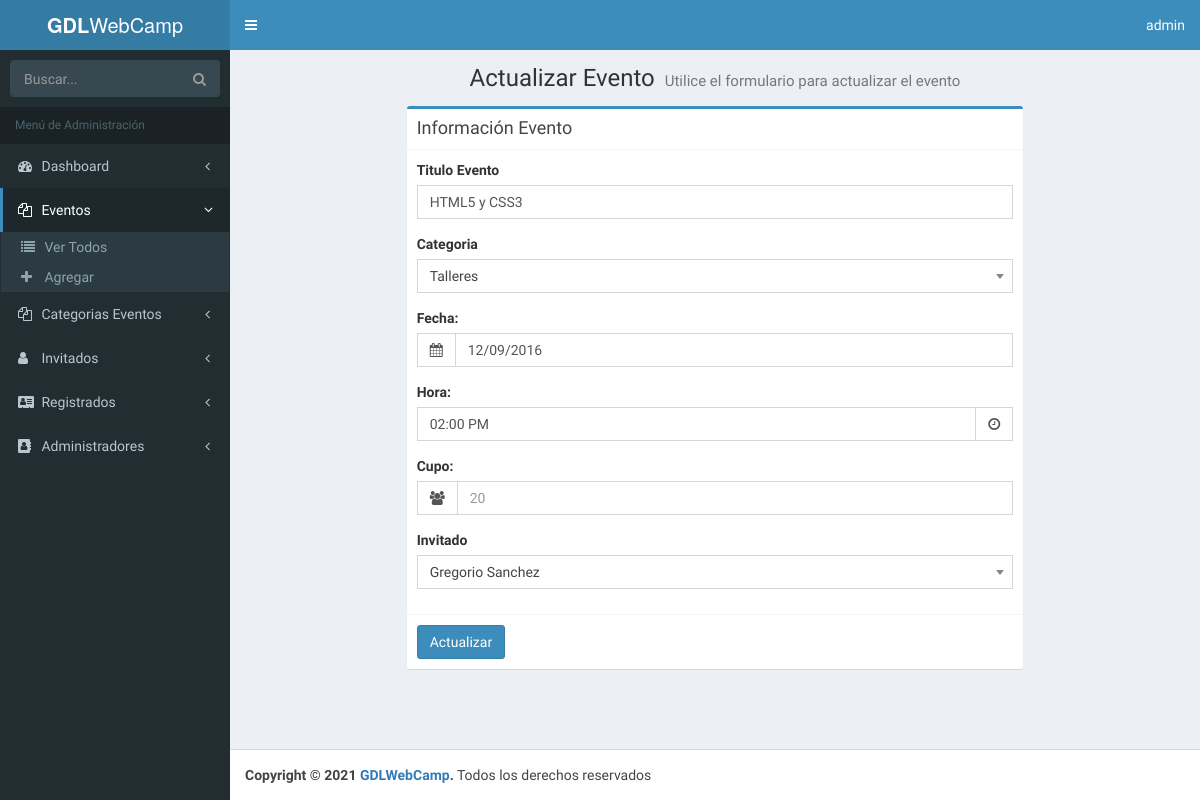
/admin/editar-evento.php?id=4 (signed in), run on an earlier commit of the app's database.
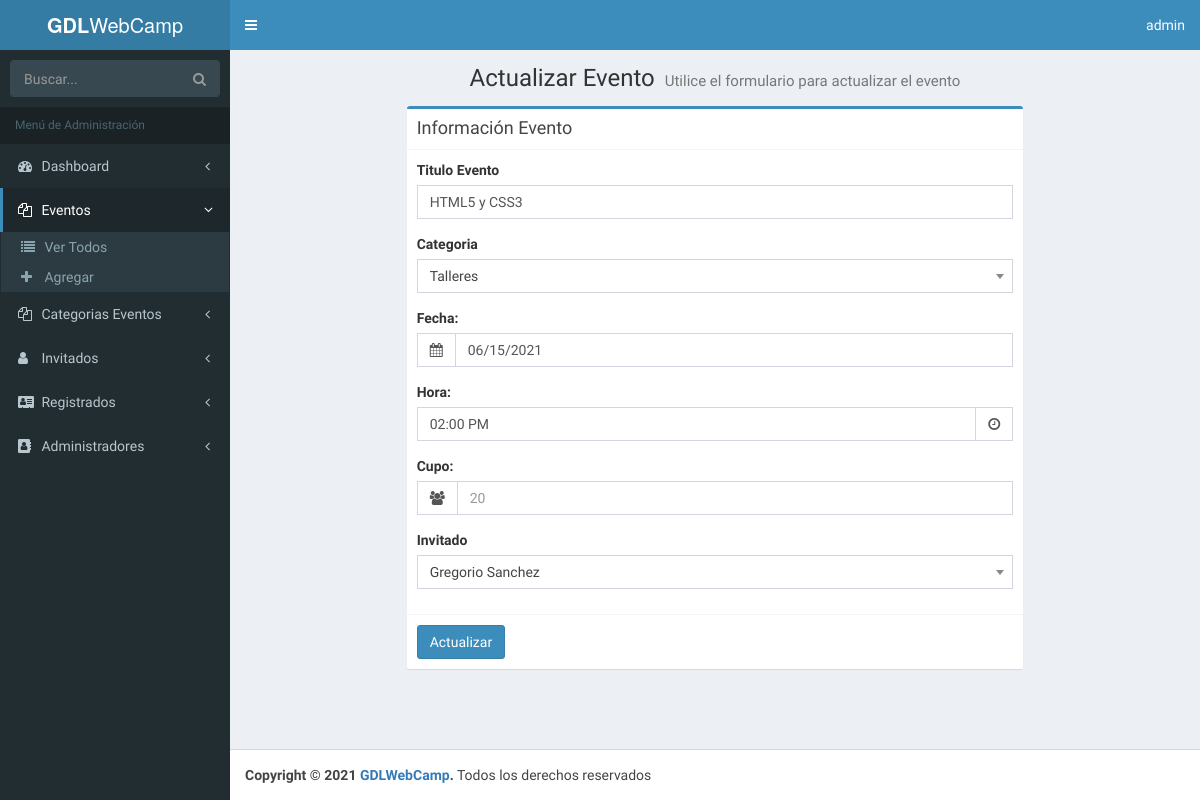
And on a later commit of the database.
### tables this page shows
CREATE TABLE `eventos` (
  `evento_id` tinyint(10) NOT NULL,
  `nombre_evento` varchar(60) NOT NULL,
  `fecha_evento` date NOT NULL,
  `hora_evento` varchar(10) NOT NULL,
  `id_cat_evento` tinyint(10) NOT NULL,
  `id_inv` tinyint(4) NOT NULL,
  `clave` varchar(10) NOT NULL
);

### admin/editar-evento.php (the view, shortened to what the changed rows need)
<?php
    include_once 'funciones/funciones.php';
    include_once 'templates/header.php';
     $id = $_GET['id'];
     if (!filter_var($id, FILTER_VALIDATE_INT)):
        die('ERROR!');
     else:
?>
<body  class="hold-transition skin-blue fixed sidebar-mini" data-elemento="Eventos">
    <div class="wrapper">
        <?php include_once 'templates/barra.php'; ?>
        <?php include_once 'templates/navegacion.php'; ?>
  <div class="content-wrapper">
    <section class="content-header">
      <h1 class="text-center">
        Actualizar Evento
        <small>Utilice el formulario para actualizar el evento</small>
      </h1>
    </section>
    <section class="content">
            <div class="row">
                <div class="col-lg-8 col-lg-offset-2">
                    <div class="box box-primary">
                            <div class="box-header with-border">
                                <h3 class="box-title">Información Evento</h3>
                            </div>
                                <?php
                                    $sql = "SELECT * FROM `eventos` WHERE `evento_id` = $id";
                                    $res = $conn->query($sql);
                                    $evento = $res->fetch_assoc();
                                ?>
                                <form role="form" id="guardar-registro" action="modelo-evento.php" method="post">
                                    <div class="box-body">
                                            <div class="form-group">
                                                <label for="nombre_evento">Titulo Evento</label>
                                                <input type="text" class="form-control" id="titulo_evento" name="titulo_evento" value="<?php echo $evento['nombre_evento']; ?>">
                                            </div>
                                            <div class="form-group">
                                                <label>Categoria</label>
                                            </div>
                                            <div class="form-group">
                                                <label>Fecha:</label>
                                                <?php
                                                    $fecha = $evento['fecha_evento'];
                                                    $fecha_formato = date("m/d/Y", strtotime($fecha));
                                                ?>
                                                <div class="input-group date">
                                                    <div class="input-group-addon">
                                                        <i class="fa fa-calendar"></i>
                                                    </div>
                                                    <input type="text" name="fecha_evento" class="form-control pull-right" id="datepicker" placeholder="DD/MM/AAAA" value="<?php echo $fecha_formato; ?>">
                                                </div>
                                            </div>
                                            <div class="bootstrap-timepicker">
                                                <div class="form-group">
                                                        <label>Hora:</label>
                                                        <?php
                                                            $hora = $evento['hora_evento'];
                                                            $hora_formato = date('h:i a', strtotime($hora) );
                                                        ?>
                                                        <div class="input-group">
                                                            <input type="text" name="hora_evento" class="form-control timepicker" value="<?php echo $hora_formato; ?>">
                                                            <div class="input-group-addon">
                                                                <i class="fa fa-clock-o"></i>
                                                            </div>
                                                        </div>
                                                    </div>
                                            </div>
                                            <div class="form-group">
                                                <label>Cupo:</label>
                                                <div class="input-group">
                                                    <div class="input-group-addon">
                                                        <i class="fa fa-users"></i>
                                                    </div>
                                                    <input type="number" min="0" max="40" name="cupo_evento" class="form-control pull-right" placeholder="20" value="<?php echo $evento['cupo']; ?>">
                                                </div>
                                            </div>
                                            <div class="form-group">
                                                <label>Invitado</label>
                                            </div>
                                    </div>
                                    <div class="box-footer">
                                        <button type="submit" name="actualizar" id="actualizar" class="btn btn-primary">Actualizar</button>
                                    </div>
                                </form>
                    </div>
                </div>
            </div>
    </section>
  </div>
<?php
  include_once 'templates/footer.php';
  include_once 'templates/footer-scripts.php';
  endif;
?>

What changed in the data, as far as the page shows it:
changed eventos "HTML5 y CSS3": fecha_evento "12/09/2016" → "06/15/2021"
